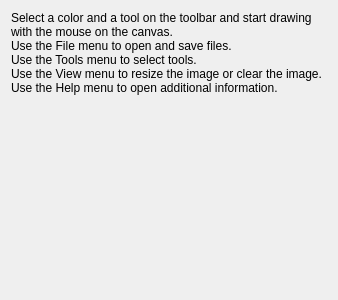
<?xml version="1.0" encoding="UTF-8"?>
<ui version="4.0">
 <class>HelpDialog</class>
 <widget class="QDialog" name="HelpDialog">
  <property name="windowModality">
   <enum>Qt::WindowModality::ApplicationModal</enum>
  </property>
  <property name="geometry">
   <rect>
    <x>0</x>
    <y>0</y>
    <width>338</width>
    <height>300</height>
   </rect>
  </property>
  <property name="sizePolicy">
   <sizepolicy hsizetype="Fixed" vsizetype="Fixed">
    <horstretch>0</horstretch>
    <verstretch>0</verstretch>
   </sizepolicy>
  </property>
  <property name="minimumSize">
   <size>
    <width>338</width>
    <height>300</height>
   </size>
  </property>
  <property name="maximumSize">
   <size>
    <width>338</width>
    <height>300</height>
   </size>
  </property>
  <property name="windowTitle">
   <string>About ICG Paint</string>
  </property>
  <property name="windowIcon">
   <iconset>
    <normalon>:/assets/assets/icons/icon.png</normalon>
   </iconset>
  </property>
  <layout class="QVBoxLayout" name="verticalLayout">
   <item>
    <widget class="QLabel" name="label">
     <property name="sizePolicy">
      <sizepolicy hsizetype="Preferred" vsizetype="Preferred">
       <horstretch>0</horstretch>
       <verstretch>0</verstretch>
      </sizepolicy>
     </property>
     <property name="minimumSize">
      <size>
       <width>64</width>
       <height>0</height>
      </size>
     </property>
     <property name="text">
      <string>Select a color and a tool on the toolbar and start drawing with the mouse on the canvas.
Use the File menu to open and save files.
Use the Tools menu to select tools.
Use the View menu to resize the image or clear the image.
Use the Help menu to open additional information.</string>
     </property>
     <property name="alignment">
      <set>Qt::AlignmentFlag::AlignLeading|Qt::AlignmentFlag::AlignLeft|Qt::AlignmentFlag::AlignTop</set>
     </property>
     <property name="wordWrap">
      <bool>true</bool>
     </property>
    </widget>
   </item>
  </layout>
 </widget>
 <resources>
  <include location="../../resources.qrc"/>
 </resources>
 <connections/>
</ui>
